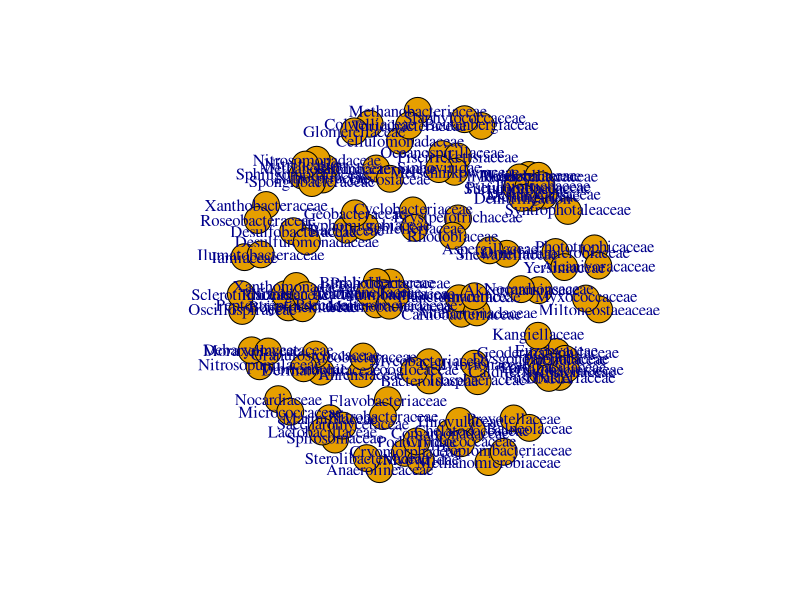

Write the R code that produced this figure.

library(Hmisc)


genus <- read.delim('data_AOM.txt', row.name = 1, check.names = FALSE)


genus <- genus[which(rowSums(genus) >= 0.00005), ]    

genus1 <- genus
genus1[genus1>0] <- 1
genus <- genus[which(rowSums(genus1) >= 5), ]   


genus_corr <- rcorr(t(genus), type = 'spearman')


r <- genus_corr$r
r[abs(r) < 0.8] <- 0


p <- genus_corr$P
p <- p.adjust(p, method = 'BH')    
p[p>=0.05] <- -1
p[p<0.05 & p>=0] <- 1
p[p==-1] <- 0


z <- r * p
diag(z) <- 0   
head(z)[1:6,1:6]


write.table(data.frame(z, check.names = FALSE), 'genus_corr.matrix.txt', col.names = NA, sep = '\t', quote = FALSE)


library(igraph)


g <- graph.adjacency(z, weighted = TRUE, mode = 'undirected')
g


g <- simplify(g)


g <- delete.vertices(g, names(degree(g)[degree(g) == 0]))


E(g)$correlation <- E(g)$weight
E(g)$weight <- abs(E(g)$weight)


tax <- read.delim('genus_taxonomy.txt', row.name = 1, check.names = FALSE, stringsAsFactors = FALSE)
tax <- tax[as.character(V(g)$name), ]

V(g)$kingdom <- tax$kingdom
V(g)$phylum <- tax$phylum
V(g)$class <- tax$class
V(g)$order <- tax$order
V(g)$genus <- tax$genus



g
plot(g)


adj_matrix <- as.matrix(get.adjacency(g, attr = 'correlation'))
write.table(data.frame(adj_matrix, check.names = FALSE), 'network.adj_matrix.txt', col.names = NA, sep = '\t', quote = FALSE)


edge <- data.frame(as_edgelist(g))    

edge_list <- data.frame(
    source = edge[[1]],
    target = edge[[2]],
    weight = E(g)$weight,
    correlation = E(g)$correlation
)
head(edge_list)

write.table(edge_list, 'network.edge_list.txt', sep = '\t', row.names = FALSE, quote = FALSE)


node_list <- data.frame(
    label = names(V(g)),
    kingdom = V(g)$kingdom,
    phylum = V(g)$phylum,
    class = V(g)$class,
    order = V(g)$order,
    genus = V(g)$genus
)
head(node_list)

write.table(node_list, 'network.node_list.txt', sep = '\t', row.names = FALSE, quote = FALSE)


write.graph(g, 'network.graphml', format = 'graphml')


write.graph(g, 'network.gml', format = 'gml')
